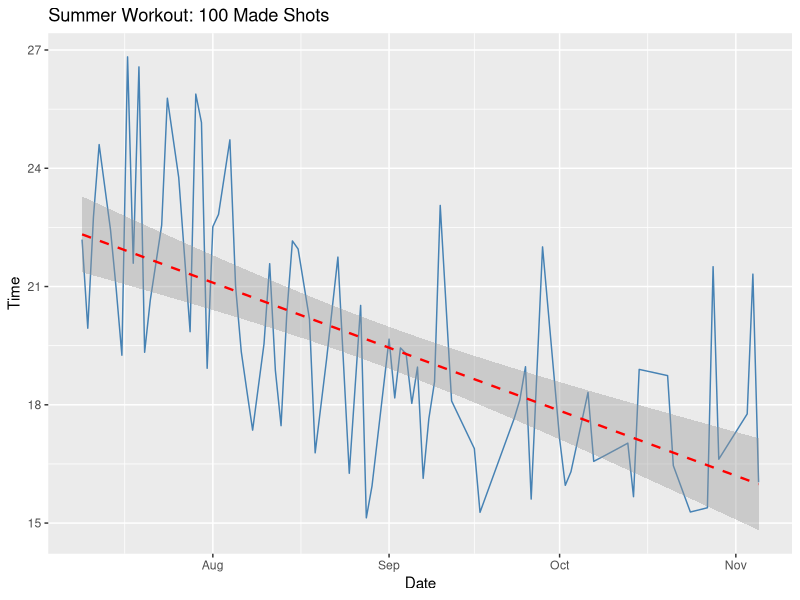

This figure's R source:
library(tidyverse)  
library(lubridate)
library(ggplot2)

# Load the training dates
training_dates <- c("07-09-25", "07-10-25", "07-11-25", "07-12-25", "07-14-25", "07-15-25", "07-16-25", "07-17-25", "07-18-25", "07-19-25", "07-20-25", "07-21-25", "07-23-25", "07-24-25", "07-26-25", "07-28-25", "07-29-25",  "07-30-25", "07-31-25", "08-01-25", "08-02-25", "08-04-25", "08-05-25", "08-06-25", "08-07-25", "08-08-25", "08-10-25", "08-11-25", "08-12-25", "08-13-25", "08-14-25", "08-15-25", "08-16-25", "08-18-25", "08-19-25", "08-21-25", "08-23-25", "08-25-25", "08-27-25", "08-28-25", "08-29-25", "09-01-25", "09-02-25", "09-03-25", "09-04-25", "09-05-25", "09-06-25", "09-07-25", "09-08-25", "09-09-25", "09-10-25", "09-12-25", "09-16-25", "09-17-25", "09-23-25", "09-24-25", "09-25-25", "09-26-25", "09-28-25", "10-01-25", "10-02-25", "10-03-25", "10-06-25", "10-07-25", "10-09-25", "10-13-25", "10-14-25", "10-15-25", "10-20-25", "10-21-25", "10-24-25", "10-27-25", "10-28-25", "10-29-25", "11-03-25", "11-04-25", "11-05-25")

training_dates <- sub("(\\d{2})$", "20\\1", training_dates)           # Format the data properly
training_dates <- as.Date(training_dates, format = "%m-%d-20%y")      # Convert to date format

# Load the training times
training_times <- c("22:11:46", "19:56:56", "22:46:00", "24:36:07", "22:26:21", "20:56:23", "19:15:47", "26:49:55", "21:35:50", "26:34:29", "19:19:96", "20:39:50", "22:33:36", "25:46:62", "23:45:88", "19:51:27", "25:52:91", "25:09:53", "18:55:61", "22:31:03", "22:49:79", "24:43:27", "21:00:34", "19:20:91", "18:20:33", "17:21:44", "19:32:72", "21:34:78", "18:52:33", "17:28:22", "20:17:24", "22:09:41", "21:57:15", "20:10:43", "16:46:90", "19:08:71", "21:44:79", "16:15:79", "20:31:26", "15:07:93", "15:56:35", "19:39:93", "18:10:45", "19:26:58", "19:17:79", "18:02:15", "18:57:38", "16:08:06", "17:38:94", "18:34:95", "23:03:45", "18:05:88", "16:53:36", "15:16:35", "17:38:93", "18:07:38", "18:57:96", "15:36:54", "22:00:34", "17:08:30", "15:57:45", "16:18:22", "18:18:96", "16:33:93", "16:42:93", "17:01:62", "15:40:14", "18:53:88", "18:44:43", "16:27:53", "15:16:81", "15:23:28", "21:30:18", "16:37:18", "17:46:11", "21:18:88", "16:02:16")

training_time.sec <- function(training_times) {                       # Create a time conversion function
  parts <- strsplit(training_times, ":")
  total_seconds <- sapply(parts, function(x) {
    minutes <- as.numeric(x[1])
    seconds <- as.numeric(x[2])
    hundredths <- as.numeric(x[3])
    (minutes * 60) + (seconds) + (hundredths / 100)})
  return(total_seconds)}

training_sec <- training_time.sec(training_times)                     # Convert stopwatch time to seconds
training_min <- training_sec / 60                                     # Convert seconds to minutes

training_min.df <- data.frame(                                        # Create the data frame
  Date = training_dates,
  Time = training_min)

# Plot the data
ggplot(training_min.df,
       aes(x = Date, y = Time)) +
  labs(title = "Summer Workout: 100 Made Shots", ylab = "Minutes") +
  geom_line(color = "steelblue") +
  geom_smooth(method = "lm", color = "red", linetype = "dashed", linewidth = 0.8)
